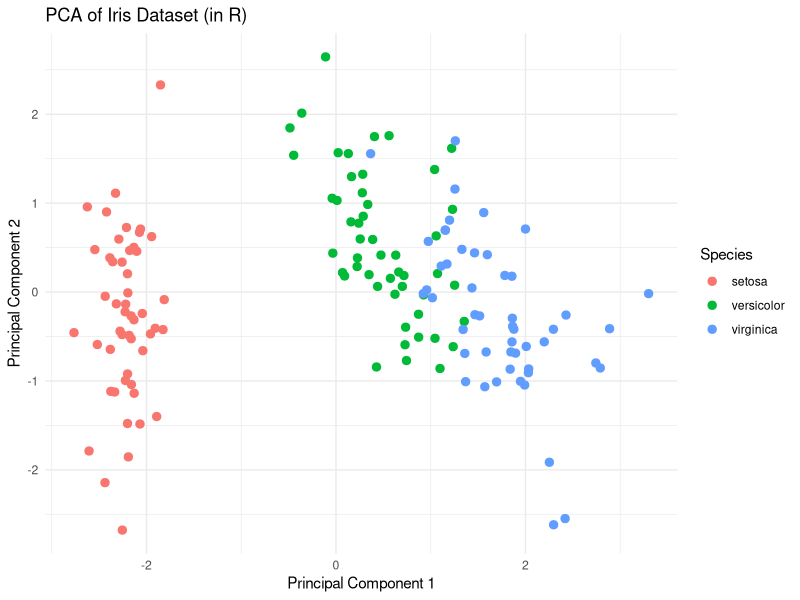

Here is the R script that generated this plot:
# Step 1: Load dataset
data(iris)

# Step 2: Extract numeric features (remove Species)
iris_numeric <- iris[, 1:4]

# Step 3: Standardize the data
iris_scaled <- scale(iris_numeric)

# Step 4: Perform PCA
pca_model <- prcomp(iris_scaled)

# Step 5: Create a data frame with PCA results + Species
pca_data <- data.frame(pca_model$x[, 1:2])  # PC1 and PC2
pca_data$Species <- iris$Species

# Step 6: Plot PCA results using ggplot2
library(ggplot2)
ggplot(pca_data, aes(x = PC1, y = PC2, color = Species)) +
  geom_point(size = 2.5) +
  labs(title = "PCA of Iris Dataset (in R)",
       x = "Principal Component 1",
       y = "Principal Component 2") +
  theme_minimal()
